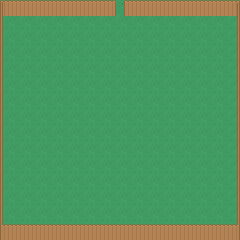

This is a level from a 2D game, rendered from its Tiled map with the project's own tilesets. A one-line summary and the complete map file follow:
An orthogonal 15x15 tile map with 16x16 px tiles, 2 tile layers (Background, Foreground) and 1 object (exit).

<map version="1.0" tiledversion="1.0.2" orientation="orthogonal" renderorder="right-down" width="15" height="15" tilewidth="16" tileheight="16" nextobjectid="2">
 <tileset firstgid="1" source="tileset.tsx" />
 <layer name="Background" width="15" height="15">
  <properties>
   <property name="layer" value="background" />
   <property name="nocollide" value="true" />
   <property name="tileset" value="tileset" />
  </properties>
  <data encoding="csv">
964,964,964,964,964,964,964,964,964,964,964,964,964,964,964,
964,964,964,964,964,964,964,964,964,964,964,964,964,964,964,
964,964,964,964,964,964,964,964,964,964,964,964,964,964,964,
964,964,964,964,964,964,964,964,964,964,964,964,964,964,964,
964,964,964,964,964,964,964,964,964,964,964,964,964,964,964,
964,964,964,964,964,964,964,964,964,964,964,964,964,964,964,
964,964,964,964,964,964,964,964,964,964,964,964,964,964,964,
964,964,964,964,964,964,964,964,964,964,964,964,964,964,964,
964,964,964,964,964,964,964,964,964,964,964,964,964,964,964,
964,964,964,964,964,964,964,964,964,964,964,964,964,964,964,
964,964,964,964,964,964,964,964,964,964,964,964,964,964,964,
964,964,964,964,964,964,964,964,964,964,964,964,964,964,964,
964,964,964,964,964,964,964,964,964,964,964,964,964,964,964,
964,964,964,964,964,964,964,964,964,964,964,964,964,964,964,
964,964,964,964,964,964,964,964,964,964,964,964,964,964,964
</data>
 </layer>
 <layer name="Foreground" width="15" height="15">
  <properties>
   <property name="layer" value="foreground" />
   <property name="tileset" value="tileset" />
  </properties>
  <data encoding="csv">
540,541,541,541,541,541,541,576,541,541,541,541,541,541,542,
577,0,0,0,0,0,0,0,0,0,0,0,0,0,579,
577,0,0,0,0,0,0,0,0,0,0,0,0,0,579,
577,0,0,0,0,0,0,0,0,0,0,0,0,0,579,
577,0,0,0,0,0,0,0,0,0,0,0,0,0,579,
577,0,0,0,0,0,0,0,0,0,0,0,0,0,579,
577,0,0,0,0,0,0,0,0,0,0,0,0,0,579,
577,0,0,0,0,0,0,0,0,0,0,0,0,0,579,
577,0,0,0,0,0,0,0,0,0,0,0,0,0,579,
577,0,0,0,0,0,0,0,0,0,0,0,0,0,579,
577,0,0,0,0,0,0,0,0,0,0,0,0,0,579,
577,0,0,0,0,0,0,0,0,0,0,0,0,0,579,
577,0,0,0,0,0,0,0,0,0,0,0,0,0,579,
577,0,0,0,0,0,0,0,0,0,0,0,0,0,579,
614,615,615,615,615,615,615,615,615,615,615,615,615,615,616
</data>
 </layer>
 <objectgroup name="Objects">
  <properties>
   <property name="tileset" value="tileset" />
  </properties>
  <object id="12" name="Exit_Up" type="exit" x="112" y="-8" width="16" height="3">
   <properties>
    <property name="direction" value="up" />
   </properties>
  </object>
 </objectgroup>
</map>
